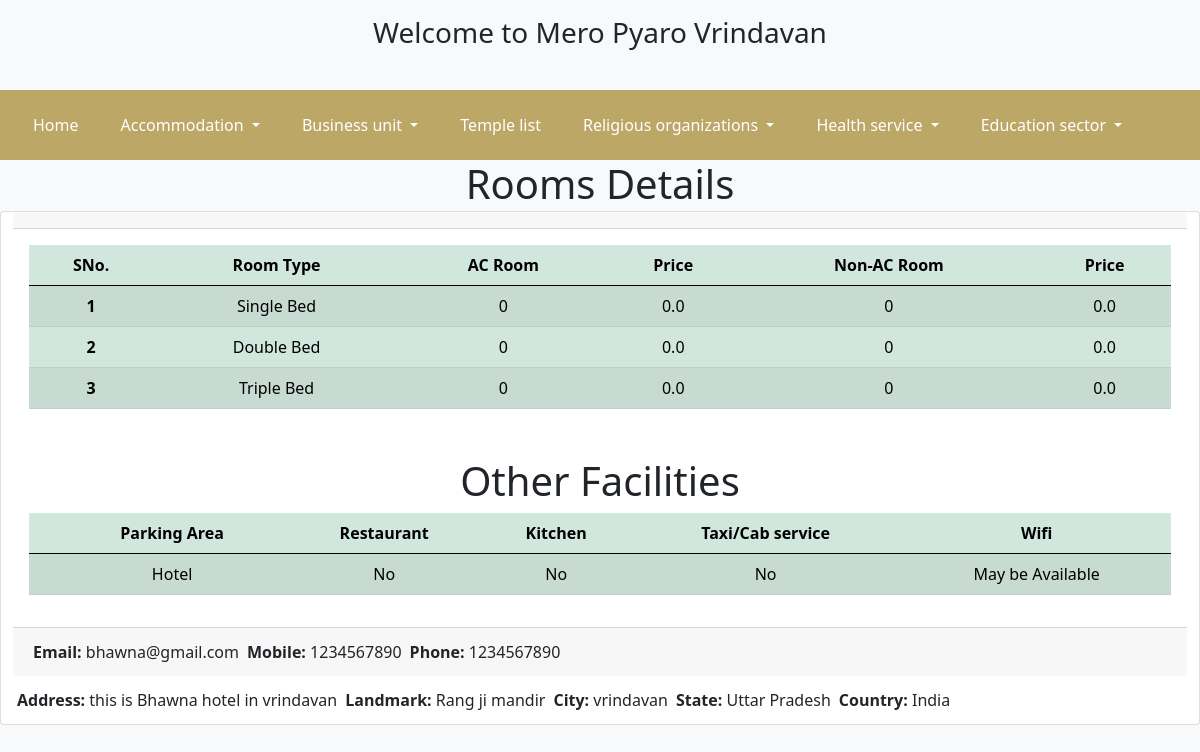
/visiting/2/, run on the app's committed database.
### business/models.py (models this page shows, shortened)
class business(models.Model):
    business_type = models.ForeignKey(BusinessType,on_delete=models.PROTECT)
    name = models.CharField(max_length=1000,null=True)
    address = models.TextField(null=True)
    landmark = models.CharField(max_length=1000,null=True)
    city = models.CharField(max_length=1000,null=True,default='')
    state = models.CharField(max_length=1000,null=True,default='')
    country = models.CharField(max_length=1000,null=True,default='')
    mobile = models.CharField(max_length=20,null=True)
    phone = models.CharField(max_length=20,null=True, blank=True)
    email = models.EmailField(null=True)
    website = models.URLField(null=True, blank=True)
    main_img = models.ImageField(upload_to='business_image',null=True,default=None)
    room_img1 = models.ImageField(upload_to='business_image',null=True,default=None, blank=True)
    room_img2 = models.ImageField(upload_to='business_image',null=True,default=None, blank=True)
    room_img3 = models.ImageField(upload_to='business_image',null=True,default=None, blank=True)
    room_img4 = models.ImageField(upload_to='business_image',null=True,default=None, blank=True)
    intercome = models.BooleanField(null=True,default=False, blank=True)
    room_service = models.BooleanField(null=True,default=False, blank=True)
    power_backup_ac = models.BooleanField(null=True,default=False, blank=True)
    power_backup_fan = models.BooleanField(null=True,default=False, blank=True)
    hot_water = models.BooleanField(null=True,default=False, blank=True)
    room_tv = models.BooleanField(null=True,default=False, blank=True)
    travel_guide = models.BooleanField(null=True,default=False, blank=True)
    is_single = models.BooleanField(null=True,default=True)
    single_ac = models.IntegerField(null=True, default=0)
    single_non_ac = models.IntegerField(null=True, default=0)
    single_for = models.IntegerField(null=True,default=1)
    single_ac_price = models.FloatField(null=True, default=0.0)
    single_non_ac_price = models.FloatField(null=True, default=0.0)
    is_double = models.BooleanField(null=True,default=True)
    double_ac = models.IntegerField(null=True, default=0)
    double_non_ac = models.IntegerField(null=True, default=0)
    double_for = models.IntegerField(null=True,default=2)
    double_ac_price = models.FloatField(null=True, default=0.0)
    double_non_ac_price = models.FloatField(null=True, default=0.0)
    is_triple = models.BooleanField(null=True,default=True)
    triple_ac = models.IntegerField(null=True, default=0)
    triple_non_ac = models.IntegerField(null=True, default=0)
    triple_for = models.IntegerField(null=True,default=3)
    triple_ac_price = models.FloatField(null=True, default=0.0)
    triple_non_ac_price = models.FloatField(null=True, default=0.0)
    is_four = models.BooleanField(null=True,default=False)
    four_ac = models.IntegerField(null=True, default=0)
    four_non_ac = models.IntegerField(null=True, default=0)
    four_for = models.IntegerField(null=True,default=4)
    four_ac_price = models.FloatField(null=True, default=0.0)
    four_non_ac_price = models.FloatField(null=True, default=0.0)
    is_five = models.BooleanField(null=True,default=False)
    five_ac = models.IntegerField(null=True, default=0)
    five_non_ac = models.IntegerField(null=True, default=0)
    five_for = models.IntegerField(null=True,default=5)
    five_ac_price = models.FloatField(null=True, default=0.0)
    five_non_ac_price = models.FloatField(null=True, default=0.0)
    is_six = models.BooleanField(null=True,default=False)
    six_ac = models.IntegerField(null=True, default=0)
    six_non_ac = models.IntegerField(null=True, default=0)
    six_for = models.IntegerField(null=True,default=5)
    six_ac_price = models.FloatField(null=True, default=0.0)
    six_non_ac_price = models.FloatField(null=True, default=0.0)
    is_hall = models.BooleanField(null=True,default=False)
    hall_ac = models.IntegerField(null=True, default=0)
    hall_non_ac = models.IntegerField(null=True, default=0)
    hall_for = models.IntegerField(null=True,default=1)
    hall_ac_price = models.FloatField(null=True, default=0.0)
    hall_non_ac_price = models.FloatField(null=True, default=0.0)
    arrangement_for_katha = models.BooleanField(null=True,default=False)
    katha_people = models.IntegerField(null=True,default=0)
    arrangement_for_wedding = models.BooleanField(null=True,default=False)
    wedding_people = models.IntegerField(null=True,default=0)
    arrangement_for_birthday = models.BooleanField(null=True,default=False)
    birthday_people = models.IntegerField(null=True,default=0)
    arrangement_for_other = models.BooleanField(null=True,default=False)
    other_people = models.IntegerField(null=True,default=0)
    booking = models.BooleanField(null=True,default=False)
    booking_accept = models.CharField(max_length=500,null=True, default='')
    kitchen = models.BooleanField(null=True,default=False)
    kitchen_for = models.IntegerField(null=True,default=0)
    parking = models.BooleanField(null=True,default=False)
    parking_address = models.CharField(max_length=100, null=True,default='Hotel')
    restaurant = models.BooleanField(null=True,default=False)
    restaurant_for = models.IntegerField(null=True,default=0)
    taxi_service = models.BooleanField(null=True,default=False)
    checkout = models.CharField(max_length=50,null=True, default='12:00pm for 24 hrs')
    owner_name = models.CharField(max_length=100,null=True,default='', blank=True)
    manager_contact_no = models.CharField(max_length=15,null=True,default='')
    attr1 = models.CharField(max_length=100,null=True,default='', blank=True)
    attr2 = models.CharField(max_length=100,null=True,default='', blank=True)
    attr3 = models.CharField(max_length=100,null=True,default='', blank=True)
    attr4 = models.CharField(max_length=100,null=True,default='', blank=True)
    attr5 = models.CharField(max_length=100,null=True,default='', blank=True)
    attr6 = models.IntegerField(null=True,default=0, blank=True)
    attr7 = models.IntegerField(null=True,default=0, blank=True)
    attr8 = models.IntegerField(null=True,default=0, blank=True)
    attr9 = models.IntegerField(null=True,default=0, blank=True)
    attr10 = models.IntegerField(null=True,default=0, blank=True)

### homepage/views.py (the view)
# urls.py: path('visiting/<int:id>/', views.visiting,name='visiting'),
def visiting(request,id):
    view_business = business.objects.get(id=id)
    context = {
        'business_details':view_business
    }
    return render(request,'visiting.html',context)

### homepage/templates/visiting.html (shortened to what this page needs)
{% extends 'base.html' %}
{% block content %}
<div class="container-fluid">
    <h1 class="text-center">Rooms Details</h1>
    <div class="row">
        <div class="hori card text-center">
            <div class="card-header">
            </div>
            <div class="card-body">
                <table class="table table-success table-striped">
                    <thead>
                        <tr>
                            <th scope="col">SNo.</th>
                            <th scope="col">Room Type</th>
                            <th scope="col">AC Room</th>
                            <th scope="col">Price</th>
                            <th scope="col">Non-AC Room</th>
                            <th scope="col">Price</th>
                        </tr>
                    </thead>
                    <tbody>
                        {% if business_details.is_single %}
                        <tr>
                            <th scope="row">1</th>
                            <td>Single Bed</td>
                            <td>{{business_details.single_ac}}</td>
                            <td>{{business_details.single_ac_price}}</td>
                            <td>{{business_details.single_non_ac}}</td>
                            <td>{{business_details.single_non_ac_price}}</td>
                        </tr>
                        {% endif %}
                        {% if business_details.is_double %}
                        <tr>
                            <th scope="row">2</th>
                            <td>Double Bed</td>
                            <td>{{business_details.double_ac}}</td>
                            <td>{{business_details.double_ac_price}}</td>
                            <td>{{business_details.double_non_ac}}</td>
                            <td>{{business_details.double_non_ac_price}}</td>
                        </tr>
                        {% endif %}
                        {% if business_details.is_triple %}
                        <tr>
                            <th scope="row">3</th>
                            <td>Triple Bed</td>
                            <td>{{business_details.triple_ac}}</td>
                            <td>{{business_details.triple_ac_price}}</td>
                            <td>{{business_details.triple_non_ac}}</td>
                            <td>{{business_details.triple_non_ac_price}}</td>
                        </tr>
                        {% endif %}
                    </tbody>
                </table>
            </div>
            <div class="card-body">
                <h1 class="text-center">Other Facilities</h1>
                <table class="table table-success table-striped">
                    <thead>
                        <tr>
                            <th scope="col"></th>
                            <th scope="col">Parking Area</th>
                            <th scope="col">Restaurant</th>
                            <th scope="col">Kitchen</th>
                            <th scope="col">Taxi/Cab service</th>
                            <th scope="col">Wifi</th>
                        </tr>
                    </thead>
                    <tbody>
                        <tr>
                            <th scope="row"></th>
                            <td>{{business_details.parking_address}}</td>
                            <td>{% if business_details.restaurant %} Yes {% else %} No {% endif %}</td>
                            <td>{% if business_details.kitchen %} Yes {% else %} No {% endif %}</td>
                            <td>{% if business_details.taxi_service %} Yes {% else %} No {% endif %}</td>
                            <td>May be Available</td>
                        </tr>
                    </tbody>
                </table>
            </div>
            <div>
                <div class="card-footer d-flex mb-2">
                    <div class="m-1"><b>Email:</b> {{business_details.email}}</div>
                    <div class="m-1"><b>Mobile:</b> {{business_details.mobile}}</div>
                    <div class="m-1"><b>Phone:</b> {{business_details.phone}}</div>
                </div>
                <div class="d-flex mb-2">
                    <div class="m-1"><b>Address:</b> {{business_details.address}}</div>
                    <div class="m-1"><b>Landmark:</b> {{business_details.landmark}}</div>
                    <div class="m-1"><b>City:</b> {{business_details.city}}</div>
                    <div class="m-1"><b>State:</b> {{business_details.state}}</div>
                    <div class="m-1"><b>Country:</b> {{business_details.country}}</div>
                </div>
            </div>
        </div>
    </div>
</div>
{% endblock %}

### homepage/templates/visiting.html (style rules this page uses)
body { background-color: #f8f9fa; }
.hori, .room-card:hover { transform: translateY(-5px); }

### data on the page
business: single_ac "0", single_ac_price "0.0", single_non_ac "0", single_non_ac_price "0.0", double_ac "0", double_ac_price "0.0", double_non_ac "0", double_non_ac_price "0.0", triple_ac "0", triple_ac_price "0.0", triple_non_ac "0", triple_non_ac_price "0.0", parking_address "Hotel", email "bhawna@gmail.com", mobile "1234567890", phone "1234567890", address "this is Bhawna hotel in vrindavan", landmark "Rang ji mandir", city "vrindavan", state "Uttar Pradesh", country "India"
